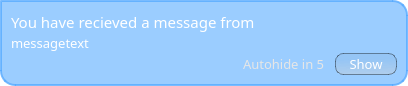
<?xml version="1.0" encoding="UTF-8"?>
<ui version="4.0">
 <class>MainWidget</class>
 <widget class="QWidget" name="MainWidget">
  <property name="geometry">
   <rect>
    <x>0</x>
    <y>0</y>
    <width>408</width>
    <height>83</height>
   </rect>
  </property>
  <property name="windowTitle">
   <string>Form</string>
  </property>
  <property name="styleSheet">
   <string>QWidget#MainWidget {
	background-color: rgba(255, 255, 255, 0);
}

QFrame#MainFrame {
	background-color: rgba(85, 170, 255, 150);
	border: 2px solid rgba(85, 170, 255, 200);
	border-radius: 15px;
	border-top-left-radius: 0px;
}

QLabel {
	color: rgb(255, 255, 255);
	background-color: rgba(255, 255, 255, 0);
}</string>
  </property>
  <layout class="QVBoxLayout" name="verticalLayout">
   <property name="margin">
    <number>0</number>
   </property>
   <item>
    <widget class="QFrame" name="MainFrame">
     <property name="frameShape">
      <enum>QFrame::StyledPanel</enum>
     </property>
     <property name="frameShadow">
      <enum>QFrame::Raised</enum>
     </property>
     <layout class="QVBoxLayout" name="verticalLayout_2">
      <property name="spacing">
       <number>0</number>
      </property>
      <property name="rightMargin">
       <number>9</number>
      </property>
      <item>
       <widget class="QLabel" name="titleLabel">
        <property name="font">
         <font>
          <family>Estrangelo Edessa</family>
          <pointsize>11</pointsize>
         </font>
        </property>
        <property name="text">
         <string>You have recieved a message from </string>
        </property>
       </widget>
      </item>
      <item>
       <layout class="QHBoxLayout" name="horizontalLayout">
        <item>
         <widget class="QLabel" name="messageLabel">
          <property name="font">
           <font>
            <family>Estrangelo Edessa</family>
            <pointsize>10</pointsize>
           </font>
          </property>
          <property name="text">
           <string>messagetext</string>
          </property>
         </widget>
        </item>
        <item>
         <spacer name="horizontalSpacer">
          <property name="orientation">
           <enum>Qt::Horizontal</enum>
          </property>
          <property name="sizeHint" stdset="0">
           <size>
            <width>40</width>
            <height>20</height>
           </size>
          </property>
         </spacer>
        </item>
       </layout>
      </item>
      <item>
       <layout class="QHBoxLayout" name="horizontalLayout_2">
        <item>
         <spacer name="horizontalSpacer_2">
          <property name="orientation">
           <enum>Qt::Horizontal</enum>
          </property>
          <property name="sizeHint" stdset="0">
           <size>
            <width>40</width>
            <height>20</height>
           </size>
          </property>
         </spacer>
        </item>
        <item>
         <widget class="QLabel" name="autohideLabel">
          <property name="font">
           <font>
            <family>Estrangelo Edessa</family>
            <pointsize>10</pointsize>
           </font>
          </property>
          <property name="styleSheet">
           <string>color: rgb(230,230,230);
 padding-right: 6px;</string>
          </property>
          <property name="text">
           <string>Autohide in 5</string>
          </property>
         </widget>
        </item>
        <item>
         <widget class="QPushButton" name="showButton">
          <property name="minimumSize">
           <size>
            <width>62</width>
            <height>0</height>
           </size>
          </property>
          <property name="font">
           <font>
            <family>Estrangelo Edessa</family>
            <pointsize>10</pointsize>
           </font>
          </property>
          <property name="styleSheet">
           <string>/* QPUSHBUTTON */

QPushButton {
	color: rgb(255, 255, 255);
	min-width: 60px;
	border: 1px solid black;
	border-color: rgba(0, 0, 0, 100);
	border-radius: 8px;
	padding: 1px 0px;
	background-color: qlineargradient(spread:pad, x1:0.488636, y1:0.273, x2:0.511, y2:1, stop:0 rgba(0, 0, 0, 10), stop:1 rgba(207, 207, 207, 100));
}

QPushButton:hover {
	background-color: qlineargradient(spread:pad, x1:0.488636, y1:0.273, x2:0.511, y2:1, stop:0 rgba(207, 207, 207, 150), stop:1 rgba(0, 0, 0, 35));
}</string>
          </property>
          <property name="text">
           <string>Show</string>
          </property>
         </widget>
        </item>
       </layout>
      </item>
     </layout>
    </widget>
   </item>
  </layout>
 </widget>
 <resources/>
 <connections/>
</ui>
